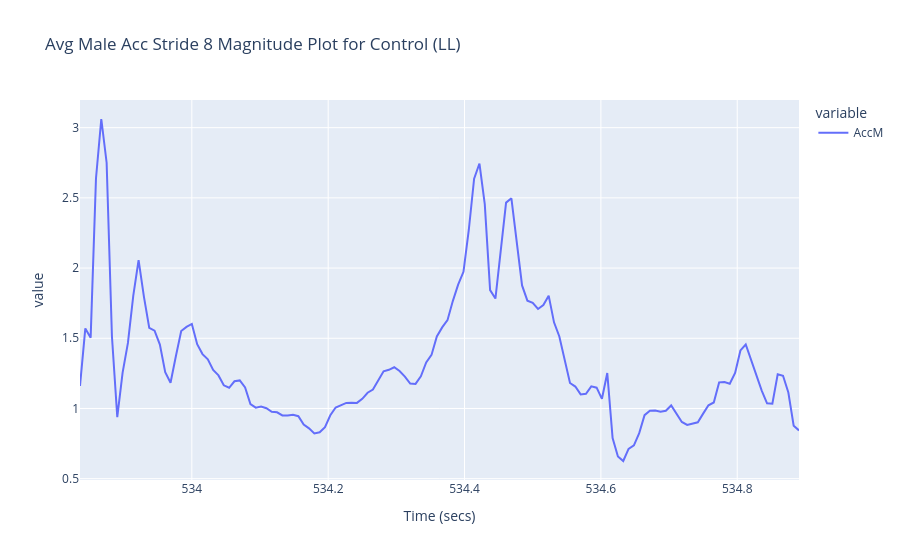
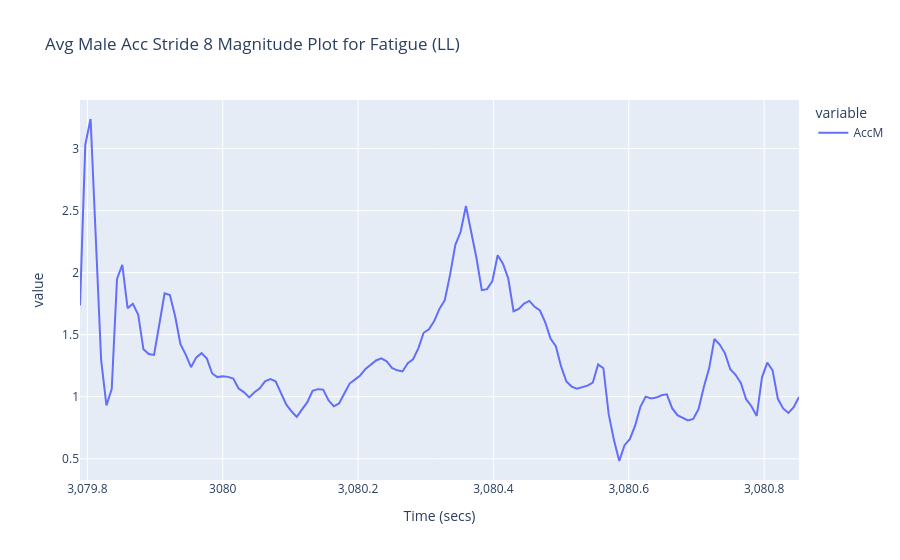
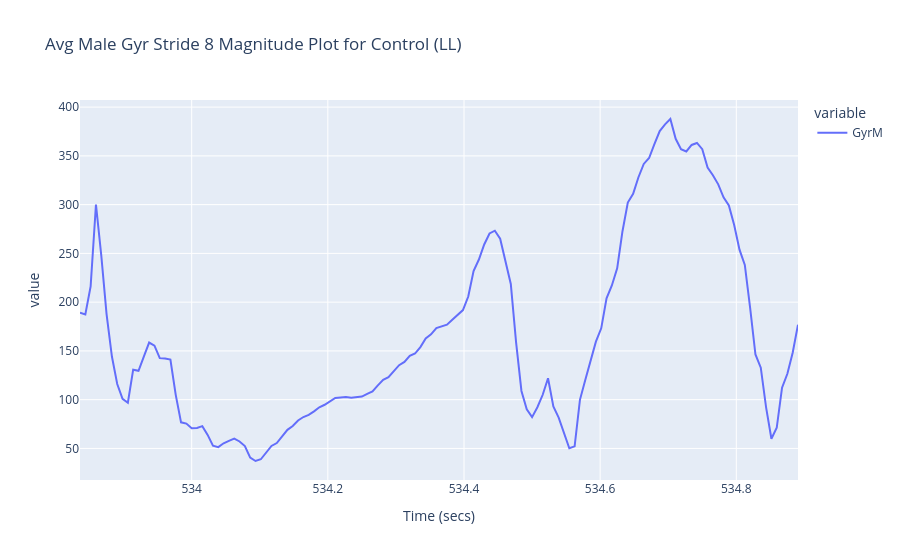
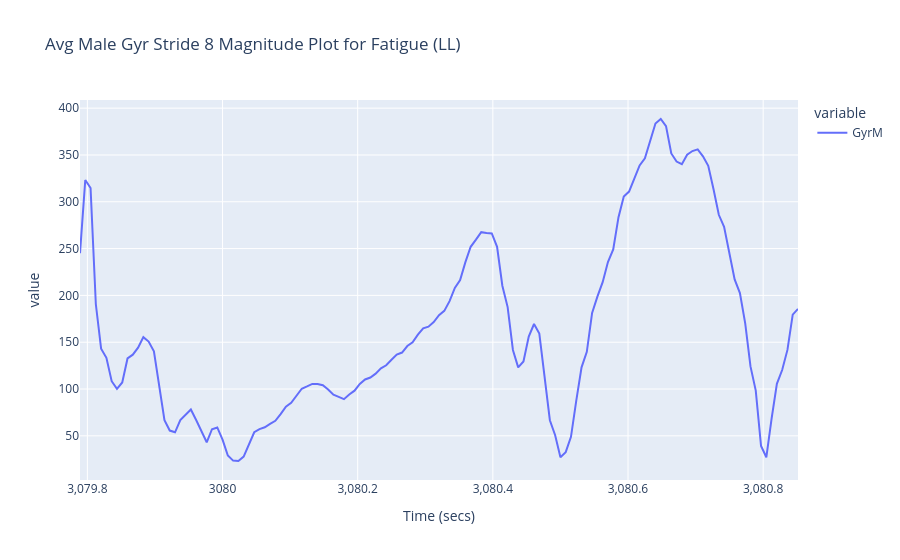

Source (notebook cell) for these figures, in order:
### Code cell
fig = px.line(control_df_02.iloc[::downsample_factor], x='Time (secs)', y=["AccM"], title=f"Avg Male Acc Stride {stride_index+1} Magnitude Plot for Control ({sensor_location})")
fig.show()

fig = px.line(fatigue_df_02.iloc[::downsample_factor], x='Time (secs)', y=["AccM"], title=f"Avg Male Acc Stride {stride_index+1} Magnitude Plot for Fatigue ({sensor_location})")
fig.show()

fig = px.line(control_df_02.iloc[::downsample_factor], x='Time (secs)', y=["GyrM"], title=f"Avg Male Gyr Stride {stride_index+1} Magnitude Plot for Control ({sensor_location})")
fig.show()

fig = px.line(fatigue_df_02.iloc[::downsample_factor], x='Time (secs)', y=["GyrM"], title=f"Avg Male Gyr Stride {stride_index+1} Magnitude Plot for Fatigue ({sensor_location})")
fig.show()

### Figure 1 — Plotly figure (JSON) as saved in the notebook; plotly's stock layout.template omitted (floating-point values rounded to 4 significant figures; data arrays with more than 128 entries replaced by an {"elided": "..."} marker saying what was removed)
{"data": [{"hovertemplate": "variable=AccM<br>Time (secs)=%{x}<br>value=%{y}<extra></extra>", "legendgroup": "AccM", "line": {"color": "#636efa", "dash": "solid"}, "marker": {"symbol": "circle"}, "mode": "lines", "name": "AccM", "orientation": "v", "showlegend": true, "type": "scatter", "x": {"elided": "136 float values"}, "xaxis": "x", "y": {"elided": "136 float values"}, "yaxis": "y"}], "layout": {"legend": {"title": {"text": "variable"}, "tracegroupgap": 0}, "title": {"text": "Avg Male Acc Stride 8 Magnitude Plot for Control (LL)"}, "xaxis": {"anchor": "y", "domain": [0, 1], "title": {"text": "Time (secs)"}}, "yaxis": {"anchor": "x", "domain": [0, 1], "title": {"text": "value"}}}}

### Figure 2 — Plotly figure (JSON) as saved in the notebook; plotly's stock layout.template omitted (floating-point values rounded to 4 significant figures; data arrays with more than 128 entries replaced by an {"elided": "..."} marker saying what was removed)
{"data": [{"hovertemplate": "variable=AccM<br>Time (secs)=%{x}<br>value=%{y}<extra></extra>", "legendgroup": "AccM", "line": {"color": "#636efa", "dash": "solid"}, "marker": {"symbol": "circle"}, "mode": "lines", "name": "AccM", "orientation": "v", "showlegend": true, "type": "scatter", "x": {"elided": "137 float values"}, "xaxis": "x", "y": {"elided": "137 float values"}, "yaxis": "y"}], "layout": {"legend": {"title": {"text": "variable"}, "tracegroupgap": 0}, "title": {"text": "Avg Male Acc Stride 8 Magnitude Plot for Fatigue (LL)"}, "xaxis": {"anchor": "y", "domain": [0, 1], "title": {"text": "Time (secs)"}}, "yaxis": {"anchor": "x", "domain": [0, 1], "title": {"text": "value"}}}}

### Figure 3 — Plotly figure (JSON) as saved in the notebook; plotly's stock layout.template omitted (floating-point values rounded to 4 significant figures; data arrays with more than 128 entries replaced by an {"elided": "..."} marker saying what was removed)
{"data": [{"hovertemplate": "variable=GyrM<br>Time (secs)=%{x}<br>value=%{y}<extra></extra>", "legendgroup": "GyrM", "line": {"color": "#636efa", "dash": "solid"}, "marker": {"symbol": "circle"}, "mode": "lines", "name": "GyrM", "orientation": "v", "showlegend": true, "type": "scatter", "x": {"elided": "136 float values"}, "xaxis": "x", "y": {"elided": "136 float values"}, "yaxis": "y"}], "layout": {"legend": {"title": {"text": "variable"}, "tracegroupgap": 0}, "title": {"text": "Avg Male Gyr Stride 8 Magnitude Plot for Control (LL)"}, "xaxis": {"anchor": "y", "domain": [0, 1], "title": {"text": "Time (secs)"}}, "yaxis": {"anchor": "x", "domain": [0, 1], "title": {"text": "value"}}}}

### Figure 4 — Plotly figure (JSON) as saved in the notebook; plotly's stock layout.template omitted (floating-point values rounded to 4 significant figures; data arrays with more than 128 entries replaced by an {"elided": "..."} marker saying what was removed)
{"data": [{"hovertemplate": "variable=GyrM<br>Time (secs)=%{x}<br>value=%{y}<extra></extra>", "legendgroup": "GyrM", "line": {"color": "#636efa", "dash": "solid"}, "marker": {"symbol": "circle"}, "mode": "lines", "name": "GyrM", "orientation": "v", "showlegend": true, "type": "scatter", "x": {"elided": "137 float values"}, "xaxis": "x", "y": {"elided": "137 float values"}, "yaxis": "y"}], "layout": {"legend": {"title": {"text": "variable"}, "tracegroupgap": 0}, "title": {"text": "Avg Male Gyr Stride 8 Magnitude Plot for Fatigue (LL)"}, "xaxis": {"anchor": "y", "domain": [0, 1], "title": {"text": "Time (secs)"}}, "yaxis": {"anchor": "x", "domain": [0, 1], "title": {"text": "value"}}}}
